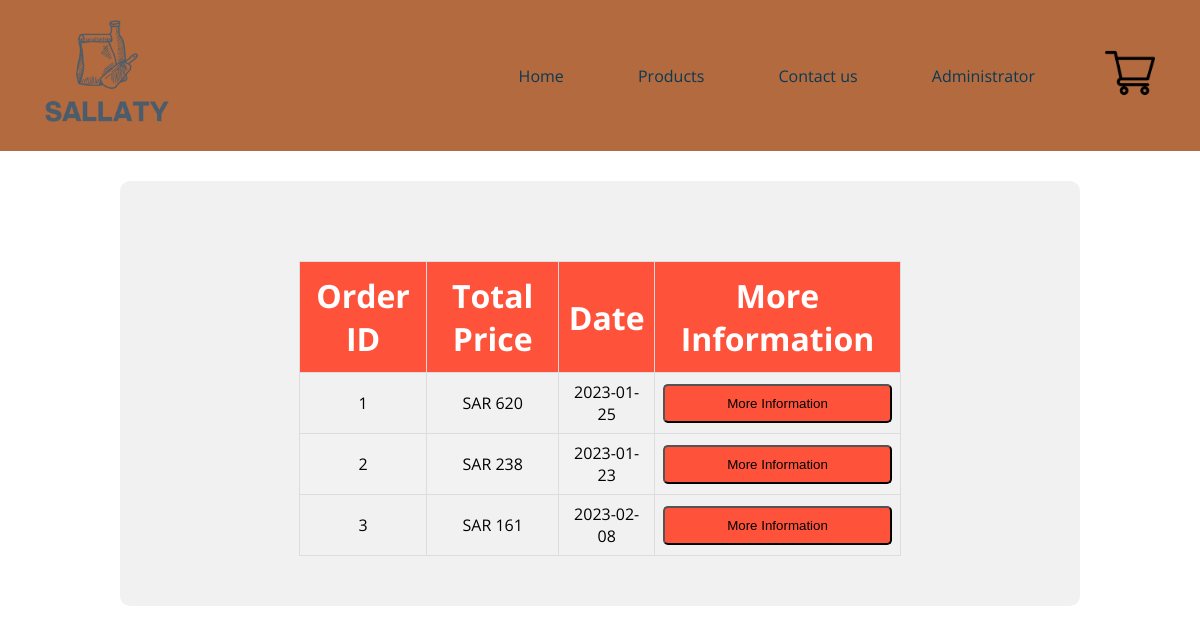
The app's page /Orders.php (signed in) with its own data.
### tables this page shows
CREATE TABLE `orders` (
  `Order_id` int(11) NOT NULL,
  `order_date` date NOT NULL,
  `Total_Price` double NOT NULL,
  `customer_id` int(11) DEFAULT NULL
);

### Orders.php (the view, shortened to what this page needs)
<!DOCTYPE html>
<html>
<head>
  <link rel="stylesheet" href="style.css">
</head>
<body>
  <div class="header" id="myHeader">
    <div class="container">
      <div class="navbar">
        <div class="logo">
          <a href="index.html"><img src="images/logo-corp-prev.png" width="125px"></a>
        </div>
        <nav>
          <ul>
            <li><a href="index.html">Home</a></li>
            <li><a href="Products.php">Products</a></li>
            <li><a href="Contact.html">Contact us</a></li>
            <li><a href="Administrator.php">Administrator</a></li>
          </ul>
        </nav>
        <a href="Cart.html"><img src="images/Cart.png" width="50px" height="50px"></a>
      </div>
    </div>
  </div>
  <div class="Display-Orders">
    <table class="Table-Orders">
      <thead>
        <tr>
          <th>
            <h1>Order ID</h1>
          </th>
          <th>
            <h1>Total Price</h1>
          </th>
          <th>
            <h1>Date</h1>
          </th>
          <th>
            <h1>More Information</h1>
          </th>
        </tr>
      </thead>
      <tbody>
        <?php
        $conn = mysqli_connect("localhost", "root", "", "sallatydb");
        $query = "SELECT * FROM Orders";
        $result = mysqli_query($conn, $query);
        while ($row = mysqli_fetch_assoc($result)) {
        ?>
          <tr>
            <td><?php echo $row['Order_id']; ?></td>
            <td>SAR <?php echo $row['Total_Price']; ?></td>
            <td><?php echo $row['order_date']; ?></td>
            <td><a href="One Order.php?Order_id=<?php echo $row['Order_id'];?>"><button type="button" class="More-Information-btn"> More Information</button></a></td>
          </tr>
        <?php
        }
        ?>
      </tbody>
    </table>
  </div>
</body>
</html>

### style.css (style rules this page uses)
* { margin: 0; padding: 0; box-sizing: border-box; }
.navbar { display: flex; align-items: center; padding: 20px; }
nav { flex: 1; text-align: right; }
nav ul { display: inline-block; list-style-type: none; }
nav li { display: inline-block; margin-right: 70px; }
a { color: #000; text-decoration: none; }
.header a { text-decoration: none; color: #0B3954; }
.container { margin: auto; padding-left: 25px; padding-right: 25px; }
.header { background: #b26a3e; }
body { font-family: 'Open Sans', sans-serif; }
th { text-align: left; padding: 5px; color: #fff; background: #b26a3e; font-weight: normal; }
td { padding: 10px 5px; }
td a { color: #ff523b; font-size: 12px; }
.Display-Orders { display: flex; flex-direction: column; align-items: center; margin: auto; width: 80%; padding: 50px; border-radius: 10px; background-color: #f1f1f1; margin-top: 30px; }
.Table-Orders { text-align: center; width: 70%; border-collapse: collapse; margin-top: 30px; }
.More-Information-btn { width: 100%; height: 100%; background-color: #ff523b; border-radius: 5px; text-align: center; padding: 10px; }
.Table-Orders th { background-color: #ff523b; color: #fff; }
.Table-Orders td, th { border: 1px solid #ddd; padding: 8px; }
.Table-Orders tr:nth-child(even) { background-color: #f2f2f2; }
.Table-Orders th { text-align: center; padding-top: 12px; padding-bottom: 12px; background-color: #ff523b; color: white; }

### records on screen
orders: Order_id "1", Total_Price "620", order_date "2023-01-25"
orders: Order_id "2", Total_Price "238", order_date "2023-01-23"
orders: Order_id "3", Total_Price "161", order_date "2023-02-08"
